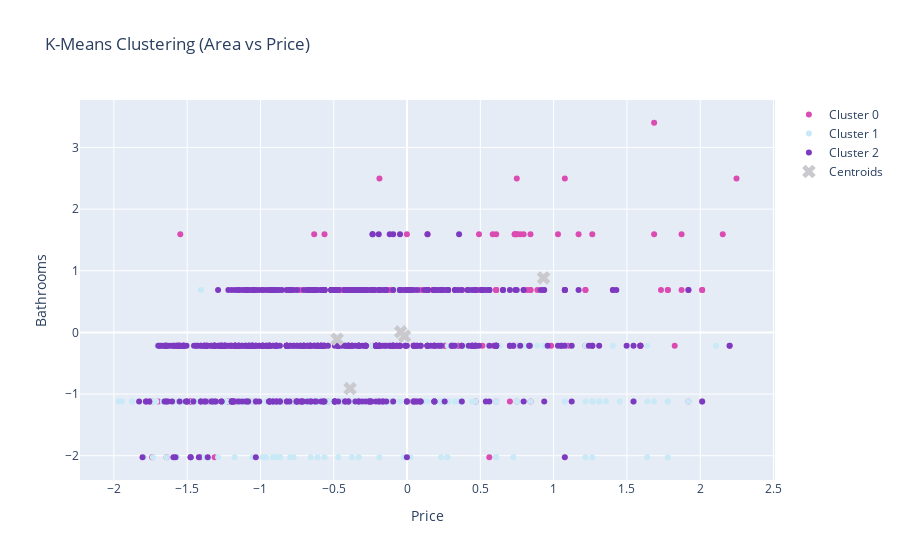

Notebook code for this chart:
### Code cell
import plotly.graph_objects as go

# Chọn 2 biến để vẽ (có thể đổi sang biến khác)
x_col = 'Price'
y_col = 'Bathrooms'
# Lấy dữ liệu cho 2 biến đó
x = X[x_col].values
y = X[y_col].values
fig = go.Figure()
# Vẽ từng cụm
for i, color in zip(range(km.n_clusters), ['#DB4CB2', '#c9e9f6', '#7D3AC1']):
    fig.add_trace(go.Scatter(x=x[clusters == i], y=y[clusters == i],
                             mode='markers', name=f'Cluster {i}', marker_color=color))
# Vẽ tâm cụm
centroids = km.cluster_centers_
fig.add_trace(go.Scatter(
    x=centroids[:, X.columns.get_loc(x_col)],
    y=centroids[:, X.columns.get_loc(y_col)],
    mode='markers', name='Centroids',
    marker_color='#CAC9CD', marker_symbol='x', marker_size=12
))

fig.update_layout(title='K-Means Clustering (Area vs Price)',
                  xaxis_title=x_col, yaxis_title=y_col)
fig.show()

### Figure 1 — Plotly figure (JSON) as saved in the notebook; plotly's stock layout.template omitted (floating-point values rounded to 4 significant figures; data arrays with more than 128 entries replaced by an {"elided": "..."} marker saying what was removed)
{"data": [{"marker": {"color": "#DB4CB2"}, "mode": "markers", "name": "Cluster 0", "type": "scatter", "x": {"elided": "216 float values"}, "y": {"elided": "216 float values"}}, {"marker": {"color": "#c9e9f6"}, "mode": "markers", "name": "Cluster 1", "type": "scatter", "x": {"elided": "366 float values"}, "y": {"elided": "366 float values"}}, {"marker": {"color": "#7D3AC1"}, "mode": "markers", "name": "Cluster 2", "type": "scatter", "x": {"elided": "589 float values"}, "y": {"elided": "589 float values"}}, {"marker": {"color": "#CAC9CD", "size": 12, "symbol": "x"}, "mode": "markers", "name": "Centroids", "type": "scatter", "x": [-0.0433, -0.3888, -0.4769, -0.01694, 0.9306], "y": [0.0097, -0.9106, -0.1104, -0.05899, 0.8837]}], "layout": {"title": {"text": "K-Means Clustering (Area vs Price)"}, "xaxis": {"title": {"text": "Price"}}, "yaxis": {"title": {"text": "Bathrooms"}}}}
